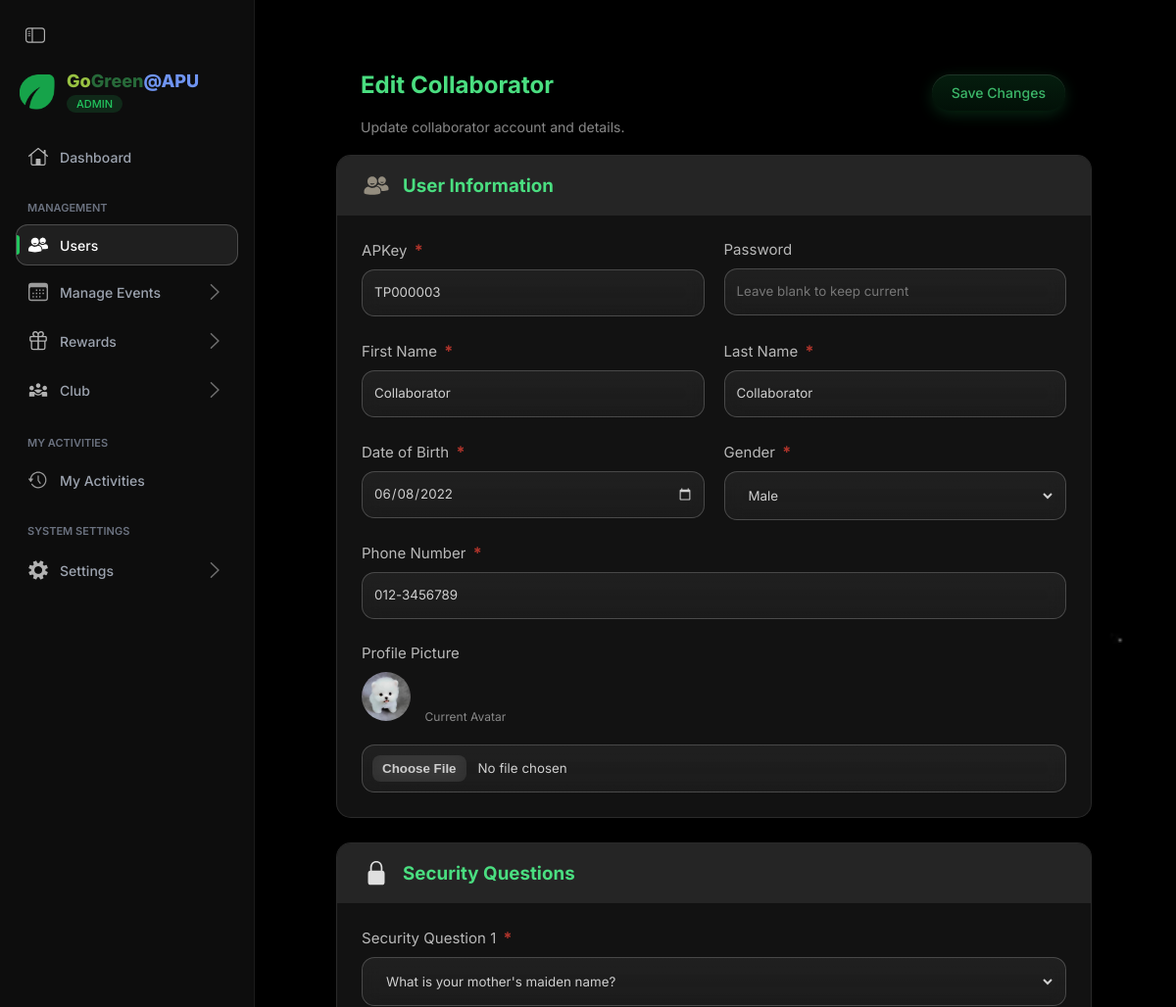
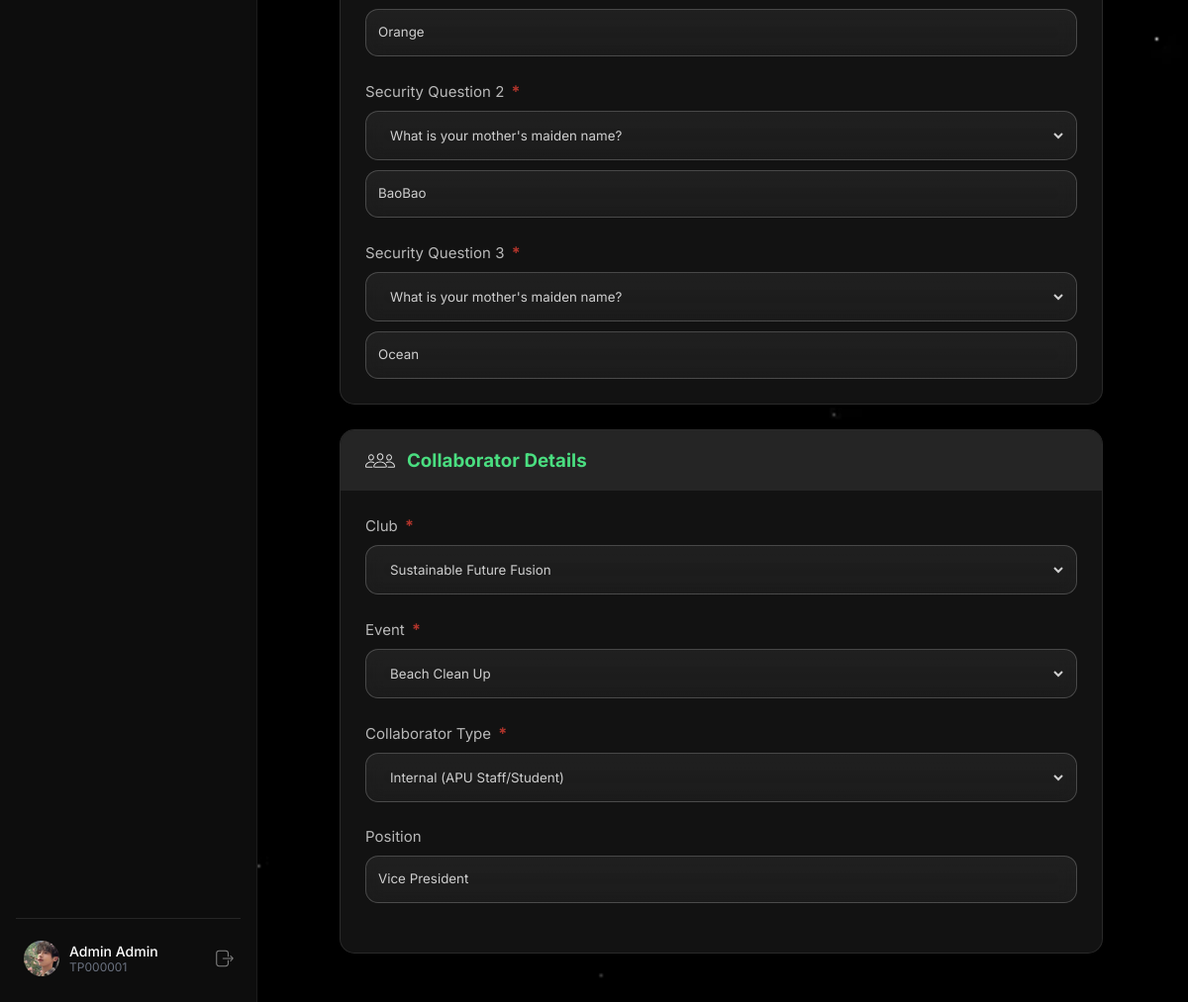
/frontend/admin/User/edit_collaborator.php?id=56 (signed in), run on the app's committed database (2 pictures, top to bottom).
### tables this page shows
CREATE TABLE `users` (
  `id` bigint(20) NOT NULL,
  `apkey` varchar(15) NOT NULL,
  `password` varchar(200) NOT NULL,
  `role` varchar(20) NOT NULL,
  `first_name` varchar(50) NOT NULL,
  `last_name` varchar(50) NOT NULL,
  `avatar_path` varchar(250) DEFAULT NULL,
  `dob` date NOT NULL,
  `gender` enum('Male','Female') NOT NULL,
  `phone_no` varchar(20) NOT NULL,
  `security_quest1` varchar(100) NOT NULL,
  `security_quest2` varchar(100) NOT NULL,
  `security_quest3` varchar(100) NOT NULL,
  `security_ans1` varchar(100) NOT NULL,
  `security_ans2` varchar(100) NOT NULL,
  `security_ans3` varchar(100) NOT NULL,
  `created_at` datetime NOT NULL DEFAULT CURRENT_TIMESTAMP,
  `updated_at` datetime DEFAULT NULL,
  `last_login` datetime DEFAULT NULL
);

CREATE TABLE `collaborators` (
  `user_id` bigint(20) NOT NULL,
  `event_id` bigint(20) NOT NULL,
  `type` enum('internal','external') NOT NULL,
  `positions` varchar(50) DEFAULT NULL,
  `ngo_name` varchar(100) DEFAULT NULL
);

CREATE TABLE `events` (
  `id` bigint(20) NOT NULL,
  `title` varchar(100) NOT NULL,
  `image_path` varchar(250) NOT NULL,
  `club_id` bigint(20) NOT NULL,
  `short_description` text NOT NULL,
  `like_count` int(11) NOT NULL DEFAULT '0',
  `start_date` date NOT NULL,
  `end_date` date DEFAULT NULL,
  `start_time` time NOT NULL,
  `end_time` time NOT NULL,
  `location` varchar(250) NOT NULL,
  `embed_map` text,
  `transportation` tinyint(1) NOT NULL,
  `transport_details` text,
  `coins_earned` int(11) NOT NULL,
  `max_participants` int(11) NOT NULL,
  `registration_deadline` datetime NOT NULL,
  `is_paid` tinyint(1) NOT NULL,
  `price` double(8,2) DEFAULT NULL,
  `sdg1` tinyint(1) NOT NULL,
  `sdg2` tinyint(1) NOT NULL,
  `sdg3` tinyint(1) NOT NULL,
  `sdg4` tinyint(1) NOT NULL,
  `sdg5` tinyint(1) NOT NULL,
  `sdg6` tinyint(1) NOT NULL,
  `sdg7` tinyint(1) NOT NULL,
  `sdg8` tinyint(1) NOT NULL,
  `sdg9` tinyint(1) NOT NULL,
  `sdg10` tinyint(1) NOT NULL,
  `sdg11` tinyint(1) NOT NULL,
  `sdg12` tinyint(1) NOT NULL,
  `sdg13` tinyint(1) NOT NULL,
  `sdg14` tinyint(1) NOT NULL,
  `sdg15` tinyint(1) NOT NULL,
  `sdg16` tinyint(1) NOT NULL,
  `sdg17` tinyint(1) NOT NULL,
  `details` text NOT NULL,
  `phone_no` varchar(20) DEFAULT NULL,
  `whatsapp` varchar(250) DEFAULT NULL,
  `facebook` varchar(250) DEFAULT NULL,
  `instagram` varchar(250) DEFAULT NULL,
  `discord` varchar(250) DEFAULT NULL,
  `teams` varchar(250) DEFAULT NULL,
  `pinned` tinyint(4) NOT NULL DEFAULT '0',
  `is_approved` tinyint(1) DEFAULT NULL,
  `approved_by` bigint(20) DEFAULT NULL,
  `approved_at` datetime DEFAULT NULL,
  `created_by` bigint(20) NOT NULL,
  `created_at` datetime NOT NULL,
  `updated_by` bigint(20) DEFAULT NULL,
  `updated_at` datetime DEFAULT NULL,
  `attendance_code` varchar(10) DEFAULT NULL
);

CREATE TABLE `clubs` (
  `id` bigint(11) NOT NULL,
  `name` varchar(50) NOT NULL,
  `description` varchar(500) NOT NULL,
  `logo_path` varchar(100) NOT NULL,
  `email` varchar(100) NOT NULL,
  `website_link` varchar(250) NOT NULL
);

### frontend/admin/User/edit_collaborator.php (the view, shortened to what the rows shown need)
<?php
include($_SERVER['DOCUMENT_ROOT'] . '/GoGreen-APU/includes/head.php');
$user_id = isset($_GET['id']) ? intval($_GET['id']) : 0;
$clubs = [];
$clubs_query = mysqli_query($conn, "SELECT id, name FROM clubs ORDER BY name ASC");
if ($clubs_query && mysqli_num_rows($clubs_query) > 0) {
    while ($club = mysqli_fetch_assoc($clubs_query)) {
        $clubs[] = $club;
    }
}
$fetch_sql = "SELECT u.*, c.event_id, c.type, c.positions, c.ngo_name, e.club_id
              FROM users u
              JOIN collaborators c ON u.id = c.user_id
              LEFT JOIN events e ON c.event_id = e.id
              WHERE u.id = ?";
$stmt_fetch = mysqli_prepare($conn, $fetch_sql);
mysqli_stmt_bind_param($stmt_fetch, "i", $user_id);
mysqli_stmt_execute($stmt_fetch);
$result_fetch = mysqli_stmt_get_result($stmt_fetch);
$data = mysqli_fetch_assoc($result_fetch);
?>
<!DOCTYPE html>
<html lang="en">
<head>
    <link rel="stylesheet" href="/GoGreen-APU/assets/css/organizer/sidebar.css">
    <link rel="stylesheet" href="/GoGreen-APU/assets/css/organizer/my_events/information.css">
</head>
<body>
<?php
    $page_name = 'user';
    include($_SERVER['DOCUMENT_ROOT'] . '/GoGreen-APU/frontend/admin/sidebar.php');
?>
<main>
    <section class="page-content">
        <form action="" method="post" enctype="multipart/form-data">
            <div class="page-header">
                <div class="header-title">
                    <h2>Edit Collaborator</h2>
                </div>
            </div>
            <div class="form-part">
                <div class="form-part-content">
                    <div style="display: flex; gap: 20px;">
                        <div class="form-field" style="flex:1;">
                            <div class="txt-container glass-effect-border"><input type="text" name="apkey" value="<?php echo htmlspecialchars($data['apkey']); ?>" required></div>
                        </div>
                    </div>
                    <div style="display: flex; gap: 20px;">
                        <div class="form-field" style="flex:1;">
                            <div class="txt-container glass-effect-border"><input type="text" name="first_name" value="<?php echo htmlspecialchars($data['first_name']); ?>" required></div>
                        </div>
                        <div class="form-field" style="flex:1;">
                            <div class="txt-container glass-effect-border"><input type="text" name="last_name" value="<?php echo htmlspecialchars($data['last_name']); ?>" required></div>
                        </div>
                    </div>
                    <div style="display: flex; gap: 20px;">
                        <div class="form-field" style="flex:1;">
                            <div class="txt-container glass-effect-border"><input type="date" name="dob" value="<?php echo htmlspecialchars($data['dob']); ?>" required></div>
                        </div>
                        <div class="form-field" style="flex:1;">
                            <div class="txt-container glass-effect-border">
                                <select name="gender" required style="background:transparent; color:white; border:none; width:100%; height:100%; padding:10px; outline:none;">
                                    <option value="Male" <?php if($data['gender'] == 'Male') echo 'selected'; ?> style="color:black;">Male</option>
                                </select>
                            </div>
                        </div>
                    </div>
                    <div class="form-field">
                        <div class="txt-container glass-effect-border"><input type="text" name="phone_no" value="<?php echo htmlspecialchars($data['phone_no']); ?>" required></div>
                    </div>
                    <div class="form-field">
                        <?php if (!empty($data['avatar_path'])): ?>
                            <div style="margin-bottom:10px;">
                                <img src="<?php echo '/GoGreen-APU/assets/images/profile/' . $data['avatar_path']; ?>"
                                    style="width:50px; height:50px; border-radius:50%; object-fit:cover;">
                                <span style="color:#888; font-size:12px; margin-left:10px;">Current Avatar</span>
                            </div>
                        <?php endif; ?>
                    </div>
                </div>
            </div>
            <div class="form-part">
                <div class="form-part-content">
                    <div class="form-field">
                        <div class="txt-container glass-effect-border"><input type="text" name="security_ans1" value="<?php echo htmlspecialchars($data['security_ans1']); ?>" required></div>
                    </div>
                    <div class="form-field">
                        <div class="txt-container glass-effect-border"><input type="text" name="security_ans2" value="<?php echo htmlspecialchars($data['security_ans2']); ?>" required></div>
                    </div>
                    <div class="form-field">
                        <div class="txt-container glass-effect-border"><input type="text" name="security_ans3" value="<?php echo htmlspecialchars($data['security_ans3']); ?>" required></div>
                    </div>
                </div>
            </div>
            <div class="form-part">
                <div class="form-part-content">
                    <div class="form-field">
                        <div class="txt-container glass-effect-border">
                            <select id="club_id" onchange="updateEventOptions()" style="background:transparent; color:white; border:none; width:100%; height:100%; padding:10px; outline:none;">
                                <?php foreach ($clubs as $club): ?>
                                    <option value="<?php echo $club['id']; ?>" <?php if($data['club_id'] == $club['id']) echo 'selected'; ?> style="color:black;"><?php echo $club['name']; ?></option>
                                <?php endforeach; ?>
                            </select>
                        </div>
                    </div>
                    <div class="form-field">
                        <div class="txt-container glass-effect-border">
                            <select name="type" id="type" required onchange="toggleNGOField()" style="background:transparent; color:white; border:none; width:100%; height:100%; padding:10px; outline:none;">
                                <option value="internal" <?php if($data['type'] == 'internal') echo 'selected'; ?> style="color:black;">Internal (APU Staff/Student)</option>
                            </select>
                        </div>
                    </div>
                    <div class="form-field">
                        <div class="txt-container glass-effect-border"><input type="text" name="positions" value="<?php echo htmlspecialchars($data['positions'] ?? ''); ?>" placeholder="e.g., Coordinator, Volunteer Lead, etc."></div>
                    </div>
                </div>
            </div>
        </form>
    </section>
</main>
</body>
</html>

### frontend/admin/sidebar.php (shortened to what the rows shown need)
 <?php
    $current_user_id = $_SESSION['user_id'] ?? 0;
    $display_name = "Guest";
    $display_apkey = "TP000000";
    $display_avatar = "profile.jpg";
if ($current_user_id > 0) {
    $sql_sidebar = "SELECT first_name, last_name, apkey, avatar_path FROM users WHERE id = $current_user_id";
    $res_sidebar = mysqli_query($conn, $sql_sidebar);
        if ($res_sidebar && mysqli_num_rows($res_sidebar) > 0) {
            $user_db = mysqli_fetch_assoc($res_sidebar);
            $display_name = trim($user_db['last_name'] . ' ' . $user_db['first_name']);
            $display_apkey = $user_db['apkey'];
            $display_avatar = $user_db['avatar_path'] ?: 'profile.jpg';
        }
    }
    ?>
<div id="side_nav">
     <div id="bottom_profile">
         <a class="<?php echo ($page_name == 'profile') ? 'active' : ''; ?>" href="/GoGreen-APU/frontend/admin/account/index.php">
             <img class="usr_pic" src="/GoGreen-APU/assets/images/profile/<?php echo $display_avatar; ?>" alt="Profile">
             <div class="usr_info">
                 <span class="name"><?php echo htmlspecialchars($display_name); ?></span>
                 <span class="id_num"><?php echo htmlspecialchars($display_apkey); ?></span>
             </div>
         </a>
     </div>
</div>

### data on the page
users: avatar_path (picture), display_name "Admin Admin", apkey "TP000001"
collaborators: apkey "TP000003", first_name "Collaborator", last_name "Collaborator", dob "06/08/2022", phone_no "012-3456789", user.avatar_path (picture), security_ans1 "Orange", security_ans2 "BaoBao", security_ans3 "Ocean", type "Internal (APU Staff/Student)", positions "Vice President"
users: gender "Male"
events: club.name "Sustainable Future Fusion"
